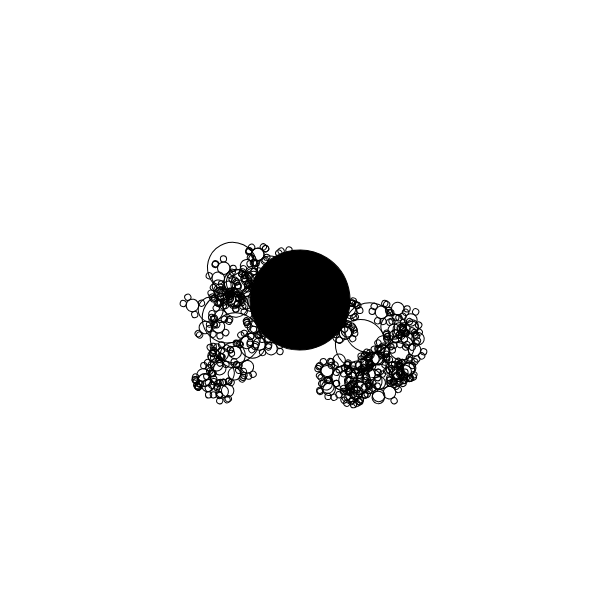
Frame 1 (no input)
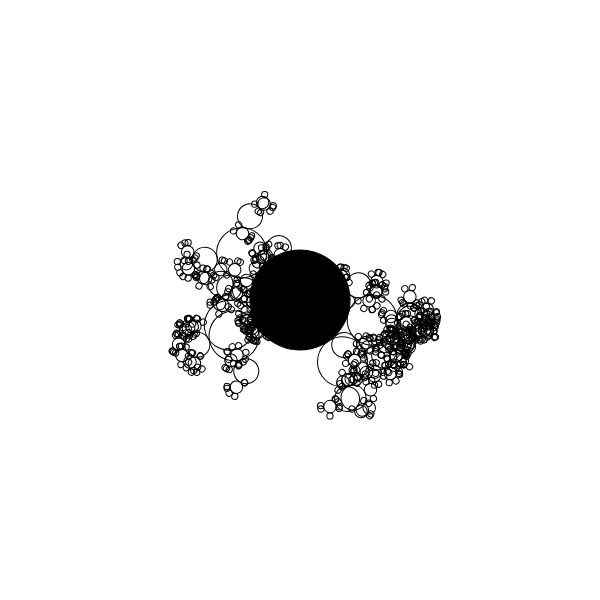
Frame 60 (no input)
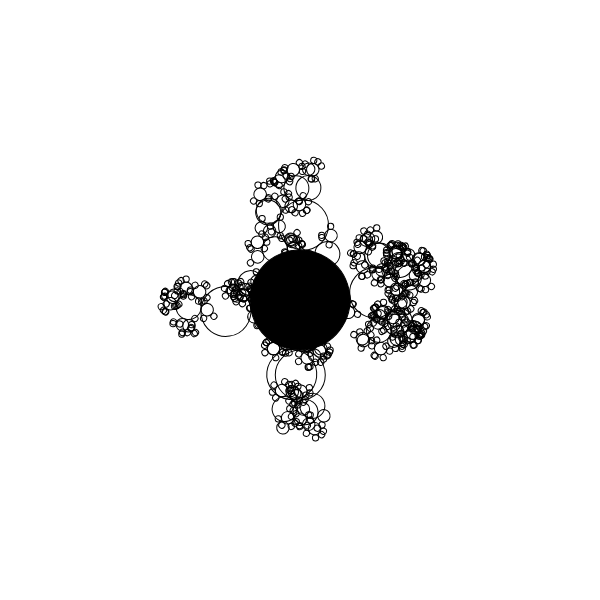
Frame 120 (the mouse pressed at the canvas centre since frame 60)

The p5.js sketch that drew these frames (run headless with seeded random() and noise() and a simulated clock; from frame 60 on, the mouse is pressed at the canvas centre):

// p5.js sketch
// ── sketch.js
// 2D solar system - nested system

let sun;

function setup() {
  createCanvas(600, 600);
  background(255);
  fill(0);
  noStroke();

  sun = new Planet(50, 0, 0);
  sun.spawnMoons(5, 1);
  rectMode(CENTER);
}

function draw() {
  background(255);
  translate(width / 2, height / 2);
  sun.show();
  sun.orbit();
}

class Planet {
  constructor(r, d, o) {
    this.radius = r;
    this.distance = d;
    this.angle = random(TWO_PI);
    this.orbitSpeed = o;
    this.roff = random(10);
    this.planets = null;
  }

  orbit() {
    this.angle += this.orbitSpeed;
    if (this.planets) {
      for (let i = 0; i < this.planets.length; i++) {
        this.planets[i].orbit();
      }
    }
  }

  spawnMoons(total, level) {
    this.planets = [];
    for (let i = 0; i < total; i++) {
      const r = this.radius * 0.5;
      const d = this.radius + r;
      const o = random(-0.02, 0.02);
      const p = new Planet(r, d, o);
      if (level < 4) {
        const num = int(random(10));
        p.spawnMoons(num, level + 1);
      }
      this.planets.push(p);
    }
  }

  show() {
    push();
    rotate(this.angle);
    translate(this.distance, 0);
    this.roff += 0.02;
    stroke(0);
    ellipse(0, 0, this.radius * 2, this.radius * 2);
    if (this.planets) {
      noFill();
      for (let i = 0; i < this.planets.length; i++) {
        this.planets[i].show();
      }
    }
    pop();
  }
}
